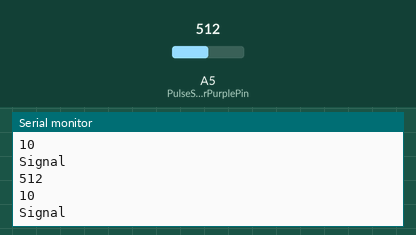
A sketch run on a simulated Arduino Uno, built with avr-gcc and run on an emulated ATmega328P. On the bench: the last lines printed to the serial monitor. The inputs (shaded band) are chosen by the test bench; at power-on: A5 (PulseSensorPurplePin) = 512.

Above: at 1.2 s.
1.3 s: A5 (PulseSensorPurplePin) set to 684
At 2.6 s:
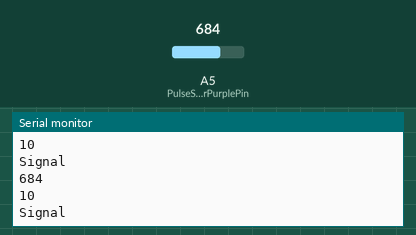
2.8 s: A5 (PulseSensorPurplePin) set to 706
At 3.7 s:
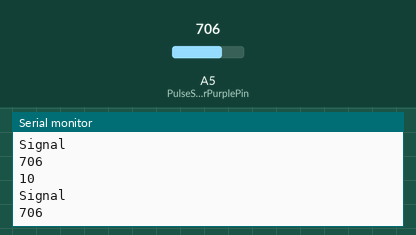
5.8 s: A5 (PulseSensorPurplePin) set to 511
At 6.88 s:
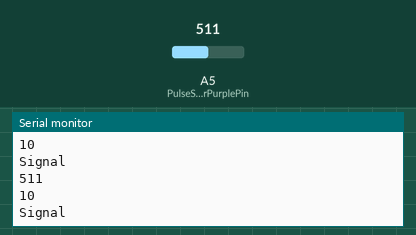
7.3 s: A5 (PulseSensorPurplePin) set to 491
At 8.3 s:
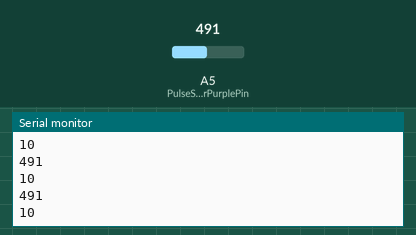
Timing chart, 0 to 10.3 s (numbered marks = the images above; inputs shaded):
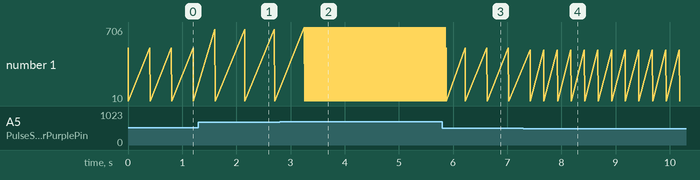

The sketch:

HearBeatSensorFINISHEDFINAL.ino
```cpp
int RowOne = 10;
int RowTwo = 9;
int RowThree = 6;
int RowFour = 5;
int RowFive = 3;

int PulseSensorPurplePin = A5;
int Signal;

int timer;

int brightness = 0;
int fadeAmount = 5;

void setup() {
  Serial.begin(9600);
  pinMode(RowOne, OUTPUT);
  pinMode(RowTwo, OUTPUT);
  pinMode(RowThree, OUTPUT);
  pinMode(RowFour, OUTPUT);
  pinMode(RowFive, OUTPUT);
              }

void loop() {
    Signal = analogRead(PulseSensorPurplePin);  // Read the PulseSensor's value.
    Serial.println(Signal);// Assign this value to the "Signal" variable.

///////ROW ONE (blue and yellow)
    if(Signal > 300 && Signal < 399){
    digitalWrite(RowOne ,HIGH);
    delay(100);
         }
    else {
    digitalWrite(RowOne ,LOW);
    Serial.println(RowOne);
          }

///////ROW TWO (pink and purple)
   if (Signal > 400 && Signal < 499){
   digitalWrite(RowTwo ,HIGH);
   delay(250);
         }
    else {
    digitalWrite(RowTwo ,LOW);
    Serial.println("Signal");
         }

///////ROW THREE (middle)
    if (Signal > 500 && Signal < 599){
    digitalWrite(RowThree ,HIGH);
   delay(400);
          }
     else {
     digitalWrite(RowThree ,LOW);
          }

///////ROW FOUR (pink and purple)
    if (Signal >600 && Signal < 699){
    digitalWrite(RowFour ,HIGH);
    delay(550);
         }
    else {
    digitalWrite(RowFour ,LOW);
         }

///////ROW FIVE (blue and yellow)
   if (Signal >800 && Signal < 899){
   digitalWrite(RowFive ,HIGH);
   delay(700);
         }
    else {
   digitalWrite(RowFive ,LOW);
          }

/////////////////////////////////// Meditation Heartbeat
    if (Signal < 150){
    analogWrite(RowOne,brightness);
    analogWrite(RowTwo, brightness);
    analogWrite(RowThree, brightness);
    analogWrite(RowFour, brightness);
    analogWrite(RowFive, brightness);
    brightness = brightness + fadeAmount;
    if (brightness <= 0 || brightness >= 255) {
    fadeAmount = -fadeAmount;
                  }
                   delay(50);
         }

/////////////////////////////////// Running Heartbeat

     if (Signal > 1000){
    digitalWrite(RowOne,LOW);
    delay(90);
    digitalWrite(RowOne,HIGH);

    digitalWrite(RowTwo,LOW);
    delay(90);
    digitalWrite(RowTwo,HIGH);

    digitalWrite(RowThree,LOW);
    delay(90);
    digitalWrite(RowThree,HIGH);

    digitalWrite(RowFive,LOW);
    delay(90);
    digitalWrite(RowFive,HIGH);
  }


  } ///the end bracket
```

Measured:
- the behaviour switches between 698 and 699 on A5 (PulseSensorPurplePin) (found by bisection; images 1 and 2)
- the behaviour switches between 499 and 498 on A5 (PulseSensorPurplePin) (found by bisection; images 3 and 4)
- after the input at 1.3 s, the serial monitor: prints a new line after 0.30 s (image 1)
- after the input at 2.8 s, the serial monitor: prints a new line after 0.45 s (image 2)
- after the input at 5.8 s, the serial monitor: prints a new line after 0.07 s (image 3)
- after the input at 7.3 s, the serial monitor: prints a new line after 0.12 s (image 4)
